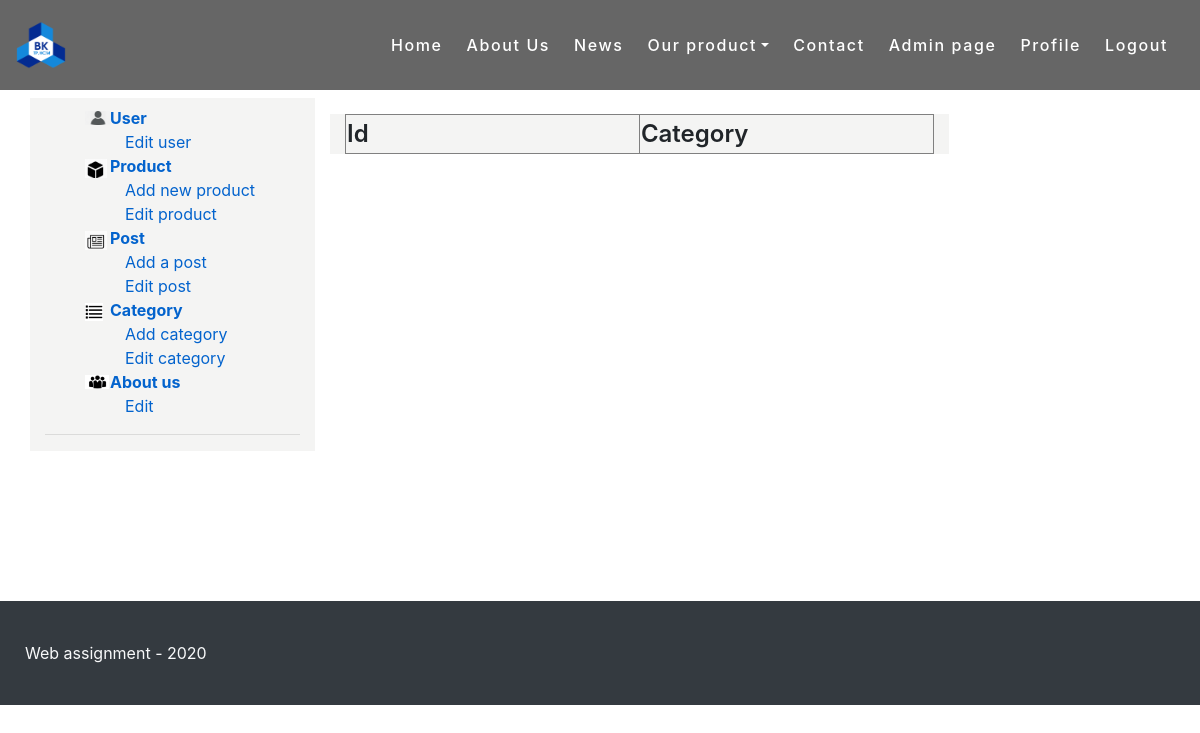
The app's page /admin/category.php (signed in), older data.
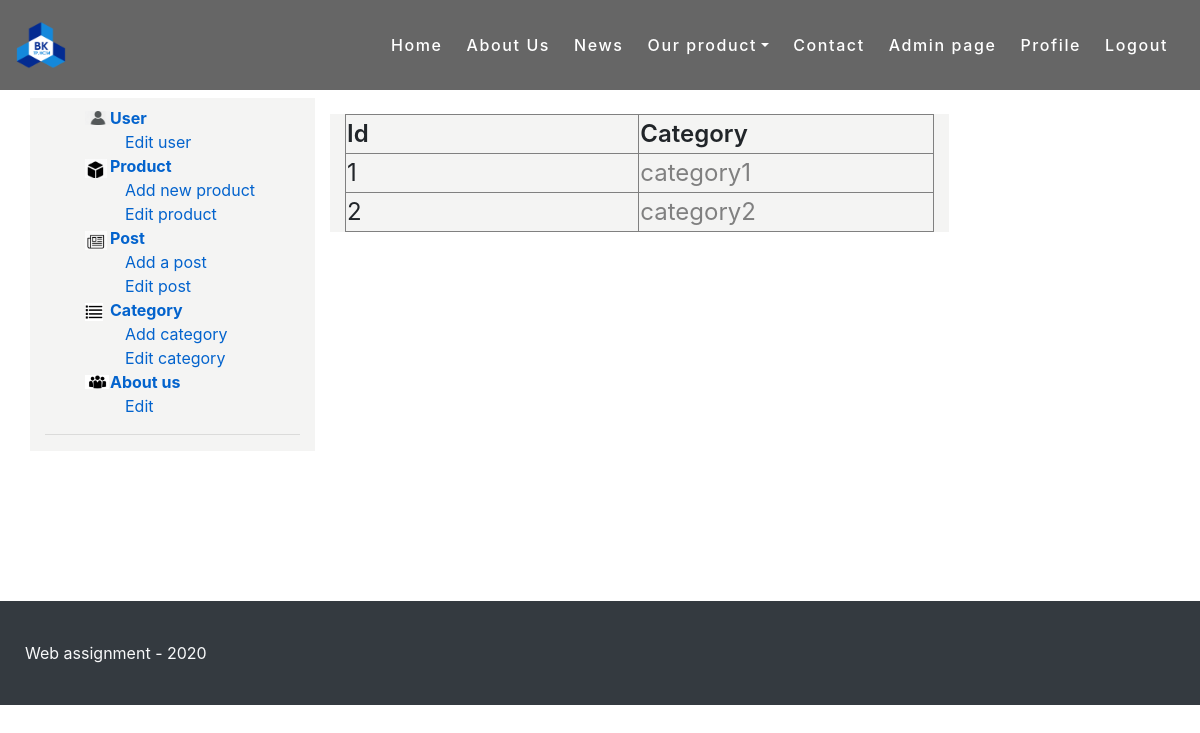
The same page, newer data.
### tables this page shows
CREATE TABLE `category` (
  `id` int(11) NOT NULL,
  `category` varchar(30) NOT NULL
);

### model/Category.php (called while the page is built, shortened)
<?php
class Category
{
    public function __construct($object)
    {
        if (isset($object->id))
            $this->id = $object->id;
        if (isset($object->category))
            $this->category = $object->category;
    }
    public static function getAll()
    {
        $query = "SELECT * FROM category";
        $result = runQuery($query);
        $response = [];
        while ($row = $result->fetch_object()) {
            array_push($response, new Category($row));
        }
        return $response;
    }
}

### util.php (called while the page is built, shortened)
<?php
$servername = "localhost";
$dBUsername = "root";
$dBPassword = "";
$dBName = "company";
$conn = mysqli_connect($servername, $dBUsername, $dBPassword, $dBName);
function runQuery($query, $param = null, $isSelect = true)
{
    global $conn;
    $stmt = $conn->prepare($query);
    if (!$stmt->execute()) {
        serverErrorResponse($conn->error);
    }
    if ($isSelect)
        return $stmt->get_result();
    else
        return $stmt->affected_rows;
}
?>

### view/admin_category_list_view.php (the view, shortened to what this page needs)
<?php
include $_SERVER['DOCUMENT_ROOT'] . '/LayOut/header.php';
include_once "../LayOut/leftContentAccess.php";
$category_list = Category::getAll();
?>
<div class="col-12 col-md-8 col-lg-9" style="background-color: #F4F4F3;">
    <div class="shop_post_area mt-2">
        <div class="row">
            <div class="col-lg-12">
                <div class="item owl-carousel owl-theme">
                    <table style="width: 100%;" border="1">
                        <tr>
                            <td style="width: 20%; font-weight: 600;">Id</td>
                            <td style="width: 20%; font-weight: 600;">Category</td>
                        </tr>
                        <?php foreach ($category_list as $category){
                            ?>
                            <tr>
                                <td><?php echo $category->id?></td>
                                <td><a href="category.php?id=<?php echo $category->id?>"><?php echo $category->category?></td>
                            </tr>
                            <?php
                        }?>
                    </table>
                </div>
            </div>
        </div>
    </div>
</div>
</div>
</div>
</div>
</div>
</div>
</div>
</div>
</div>
<?php
include $_SERVER['DOCUMENT_ROOT'] . '/LayOut/footer.php';
?>

Row changes from the older to the newer data that the page shows:
added category: id "1", category "category1"
added category: id "2", category "category2"
